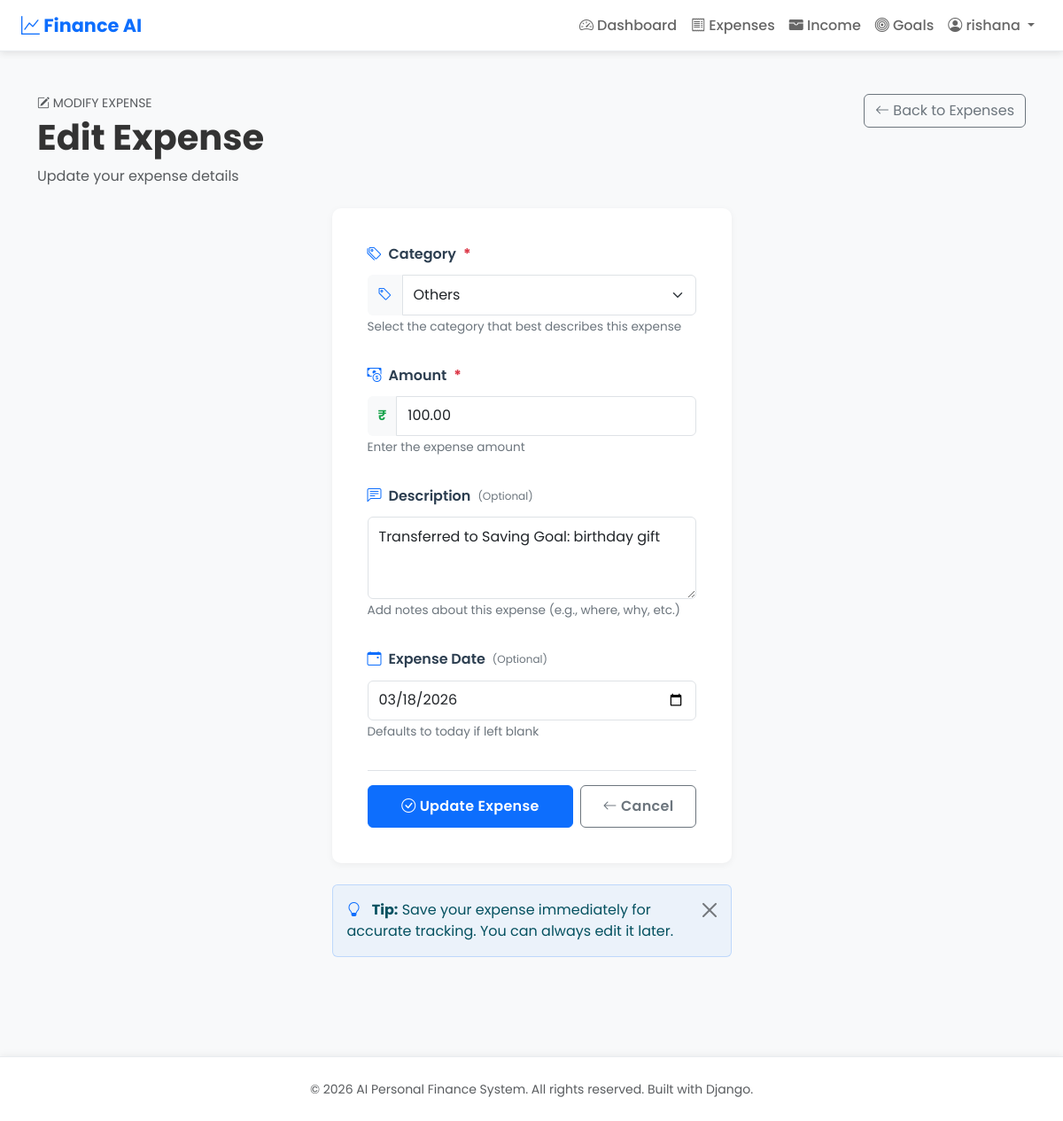
Page /expenses/42/edit/ (signed in) on the committed database.
### expenses/models.py (models this page shows, shortened)
class Expense(models.Model):
	CATEGORY_CHOICES = [
		('Food', 'Food'),
		('Travel', 'Travel'),
		('Shopping', 'Shopping'),
		('Bills', 'Bills'),
		('Others', 'Others'),
	]
	user = models.ForeignKey(User, on_delete=models.CASCADE, related_name='expenses')
	category = models.CharField(max_length=20, choices=CATEGORY_CHOICES)
	amount = models.DecimalField(
		max_digits=10,
		decimal_places=2,
		validators=[
			MinValueValidator(Decimal('0.01')),
			MaxValueValidator(Decimal('1000000.00'))
		]
	)
	description = models.TextField(blank=True)
	date = models.DateField(default=dt_date.today)
	is_anomaly = models.BooleanField(default=False)
	is_auto_categorized = models.BooleanField(default=False)
	is_ml_predicted = models.BooleanField(default=False)
	class Meta:
		ordering = ['-date', '-id']

### expenses/views.py (the view)
# urls.py: path('expenses/<int:pk>/edit/', views.edit_expense, name='edit_expense'),
@login_required
@user_passes_test(is_regular_user, redirect_field_name=None)
def edit_expense(request, pk: int):
	expense = get_object_or_404(Expense, pk=pk, user=request.user)
	if request.method == 'POST':
		form = ExpenseForm(request.POST, instance=expense)
		if form.is_valid():
			expense = form.save(commit=False)
			if not expense.category:
				detected = predict_category(expense.description)
				if detected:
					expense.category = detected
					expense.is_auto_categorized = True
					expense.is_ml_predicted = True
				else:
					detected_rule = categorize_expense(expense.description)
					if detected_rule:
						expense.category = detected_rule
						expense.is_auto_categorized = True
						expense.is_ml_predicted = False
					else:
						expense.category = 'Others'
						expense.is_auto_categorized = False
						expense.is_ml_predicted = False
			else:
				expense.is_auto_categorized = False
				expense.is_ml_predicted = False
			expense.is_anomaly = ml_anomaly(expense.amount)
			if not expense.is_anomaly:
				expense.is_anomaly = rule_based_anomaly(request.user, expense.amount)
			expense.save()
			messages.success(request, 'Expense updated successfully!')
			return redirect('expense_list')
		messages.error(request, 'Please correct the errors below.')
	else:
		form = ExpenseForm(instance=expense)
	return render(request, 'add_expense.html', {'form': form, 'is_edit': True})

### expenses/views.py (called while the page is built)
def is_regular_user(user):
	return not (user.is_staff or user.is_superuser)

### expenses/templates/add_expense.html (shortened to what this page needs)
{% extends 'base.html' %}
{% block content %}
<div class="container py-4">
  <div class="d-flex flex-wrap justify-content-between align-items-start gap-3 mb-4">
    <div>
      <p class="text-uppercase small text-muted mb-1">
        <i class="bi bi-{% if is_edit %}pencil-square{% else %}plus-circle{% endif %}"></i>
        {% if is_edit %}Modify Expense{% else %}Record Expense{% endif %}
      </p>
      <h1 class="fw-bold mb-2">{% if is_edit %}Edit Expense{% else %}Add New Expense{% endif %}</h1>
      <p class="text-muted mb-0">{% if is_edit %}Update your expense details{% else %}Quickly record your daily
        spending{% endif %}</p>
    </div>
    <div class="d-flex gap-2 flex-wrap">
      <a href="{% url 'expense_list' %}" class="btn btn-outline-secondary"><i class="bi bi-arrow-left"></i> Back to
        Expenses</a>
    </div>
  </div>
  <div class="row justify-content-center">
    <div class="col-md-6 col-lg-5">
      <div class="card form-card">
        <div class="card-body">
          <form method="post" novalidate>
            <div class="form-section">
              <label for="{{ form.category.id_for_label }}" class="form-label">
                <i class="bi bi-tags"></i> Category
                <span class="required-indicator">*</span>
              </label>
              <div class="input-group">
                <span class="input-group-text bg-light border-0" style="color: #0d6efd;">
                  <i class="bi bi-tag"></i>
                </span>
                {{ form.category }}
              </div>
              <small class="form-text">Select the category that best describes this expense</small>
            </div>
            <div class="form-section">
              <label for="{{ form.amount.id_for_label }}" class="form-label">
                <i class="bi bi-cash-coin"></i> Amount
                <span class="required-indicator">*</span>
              </label>
              <div class="input-group">
                <span class="input-group-text bg-light border-0" style="color: #16a34a; font-weight: 600;">₹</span>
                {{ form.amount }}
              </div>
              <small class="form-text">Enter the expense amount </small>
            </div>
            <div class="form-section">
              <label for="{{ form.description.id_for_label }}" class="form-label">
                <i class="bi bi-chat-left-text"></i> Description
                <span style="font-size: 0.75rem; color: #6c757d; font-weight: normal;">(Optional)</span>
              </label>
              {{ form.description }}
              <small class="form-text">Add notes about this expense (e.g., where, why, etc.)</small>
            </div>
            <div class="form-section">
              <label for="{{ form.date.id_for_label }}" class="form-label">
                <i class="bi bi-calendar-event"></i> Expense Date
                <span style="font-size: 0.75rem; color: #6c757d; font-weight: normal;">(Optional)</span>
              </label>
              {{ form.date }}
              <small class="form-text">Defaults to today if left blank</small>
            </div>
            <div class="d-grid gap-2 d-sm-flex pt-3 border-top">
              <button class="btn btn-primary btn-submit flex-grow-1" type="submit">
                <i class="bi bi-check-circle"></i>
                {% if is_edit %}Update Expense{% else %}Save Expense{% endif %}
              </button>
              <a href="{% url 'expense_list' %}" class="btn btn-outline-secondary btn-submit">
                <i class="bi bi-arrow-left"></i> Cancel
              </a>
            </div>
          </form>
        </div>
      </div>
      <div class="alert alert-info alert-dismissible fade show mt-4" role="alert"
        style="border: 1px solid rgba(13, 110, 253, 0.2); background-color: rgba(13, 110, 253, 0.05);">
        <i class="bi bi-lightbulb me-2" style="color: #0d6efd;"></i>
        <strong>Tip:</strong> Save your expense immediately for accurate tracking. You can always edit it later.
        <button type="button" class="btn-close" data-bs-dismiss="alert" aria-label="Close"></button>
      </div>
    </div>
  </div>
</div>
{% endblock %}

### expenses/templates/base.html (shortened to what this page needs)
<!DOCTYPE html>
<html lang="en">
<head>
  <link href="https://cdn.jsdelivr.net/npm/bootstrap@5.3.3/dist/css/bootstrap.min.css" rel="stylesheet" />
  <link href="https://cdn.jsdelivr.net/npm/bootstrap-icons@1.11.1/font/bootstrap-icons.css" rel="stylesheet" />
</head>
<body>
  <nav class="navbar navbar-expand-lg sticky-top">
    <div class="container-fluid ps-4 pe-4">
      <a class="navbar-brand" href="/"><i class="bi bi-graph-up"></i> Finance AI</a>
      <div class="collapse navbar-collapse" id="navbarNav">
        <ul class="navbar-nav ms-auto">
          {% if user.is_authenticated %}
          {% if user.is_staff and user.is_superuser %}
          <li class="nav-item"><a class="nav-link active" href="/admin-panel/"><i class="bi bi-shield-lock"></i> Admin
              Dashboard</a></li>
          <li class="nav-item"><a class="nav-link" href="/admin-panel/users/"><i class="bi bi-people"></i> Manage
              Users</a></li>
          <li class="nav-item"><a class="nav-link" href="/admin-panel/reports/"><i class="bi bi-file-earmark-pdf"></i>
              Reports</a></li>
          {% else %}
          <li class="nav-item"><a class="nav-link" href="/"><i class="bi bi-speedometer2"></i> Dashboard</a></li>
          <li class="nav-item"><a class="nav-link" href="/expenses/"><i class="bi bi-receipt"></i> Expenses</a></li>
          <li class="nav-item"><a class="nav-link" href="/income/"><i class="bi bi-wallet-fill"></i> Income</a></li>
          <li class="nav-item"><a class="nav-link" href="/saving-goals/"><i class="bi bi-bullseye"></i> Goals</a></li>
          {% endif %}
          <li class="nav-item dropdown">
            <a class="nav-link dropdown-toggle" href="#" role="button" data-bs-toggle="dropdown" aria-expanded="false">
              <i class="bi bi-person-circle"></i> {{ user.username }}
            </a>
          </li>
          {% else %}
          <li class="nav-item"><a class="nav-link" href="/login/"><i class="bi bi-box-arrow-in-right"></i> Login</a>
          </li>
          <li class="nav-item"><a class="btn btn-primary btn-sm ms-2" href="/register/">Sign Up</a></li>
          {% endif %}
        </ul>
      </div>
    </div>
  </nav>
  <main class="container-fluid ps-4 pe-4 py-4">
    {% block content %}{% endblock %}
  </main>
  <footer class="mt-5 py-4 text-center text-muted">
    <p class="mb-0"><small>&copy; 2026 AI Personal Finance System. All rights reserved. Built with Django.</small></p>
  </footer>
</body>
</html>

### expenses/templates/base.html (style rules this page uses)
:root { --bs-primary: #0d6efd; --bs-success: #198754; --bs-light: #f8f9fa; --color-shadow: 0 2px 8px rgba(0, 0, 0, 0.1); }
body { font-family: 'Poppins', sans-serif; background-color: #f8f9fa; color: #333; }
.navbar { background: white; box-shadow: var(--color-shadow); border-bottom: 1px solid #e9ecef; }
.navbar-brand { font-weight: 700; font-size: 1.3rem; color: #0d6efd !important; }
.nav-link { color: #666 !important; font-weight: 500; transition: color 0.2s; }
.card { border: none; box-shadow: var(--color-shadow); border-radius: 10px; }
main { min-height: 85vh; }
footer { background-color: white; border-top: 1px solid #e9ecef; box-shadow: 0 -2px 8px rgba(0, 0, 0, 0.05); }

### expenses/templates/add_expense.html (style rules this page uses)
.form-card { border: none; box-shadow: 0 2px 8px rgba(0, 0, 0, 0.05); }
.form-card .card-body { padding: 2.5rem; }
.form-label { font-weight: 600; color: #2c3e50; margin-bottom: 0.7rem; display: flex; align-items: center; gap: 0.5rem; }
.required-indicator { color: #dc3545; font-weight: bold; }
.form-text { font-size: 0.85rem; color: #6c757d; margin-top: 0.4rem; }
.btn-submit { padding: 0.7rem 1.5rem; font-weight: 600; letter-spacing: 0.02em; transition: all 0.2s ease; }
.form-section { margin-bottom: 2rem; }
.form-label i { color: #0d6efd; font-size: 1rem; }

### rows in the picture
Expense: category "Others", amount "100.00", description "Transferred to Saving Goal: birthday gift", date "03/18/2026"

### other values in the picture
{{ user.username }} "rishana"
